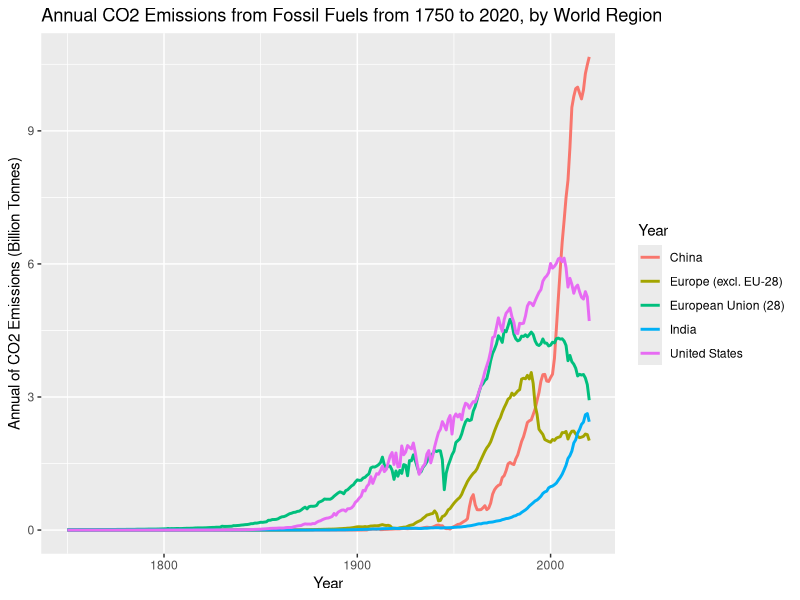
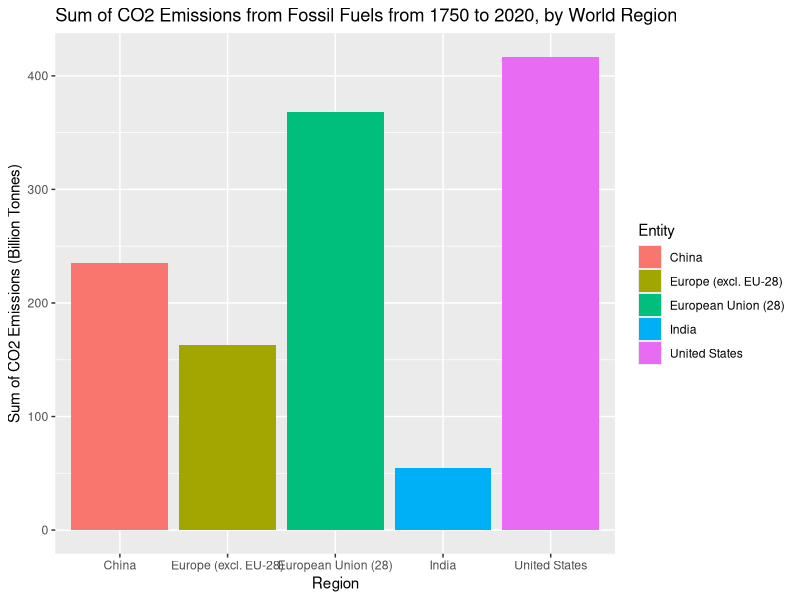
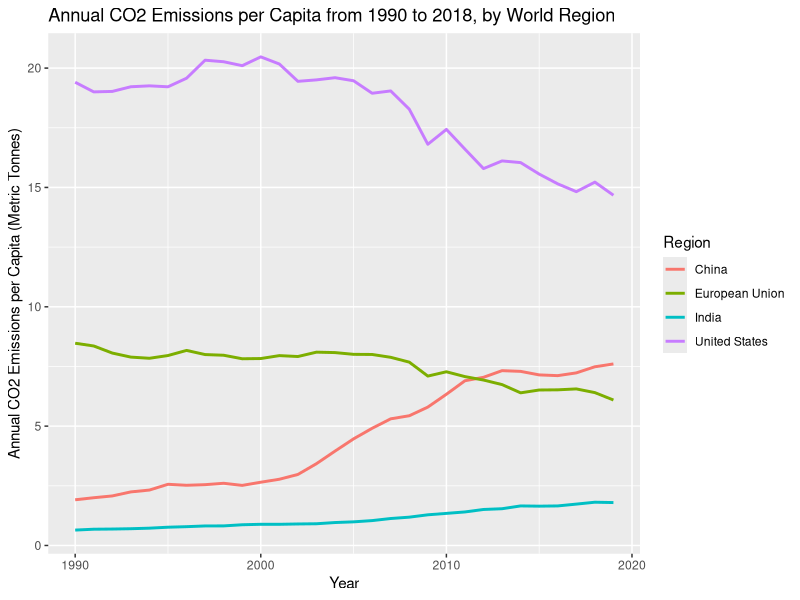
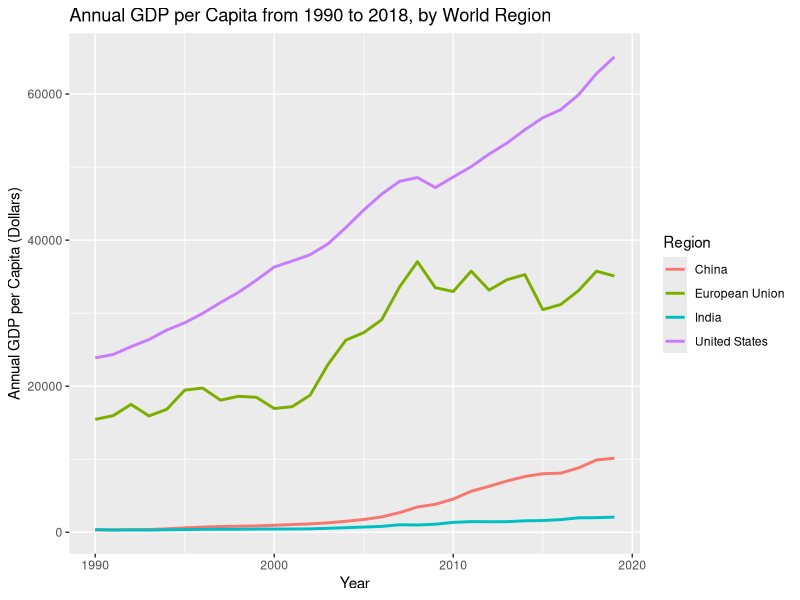
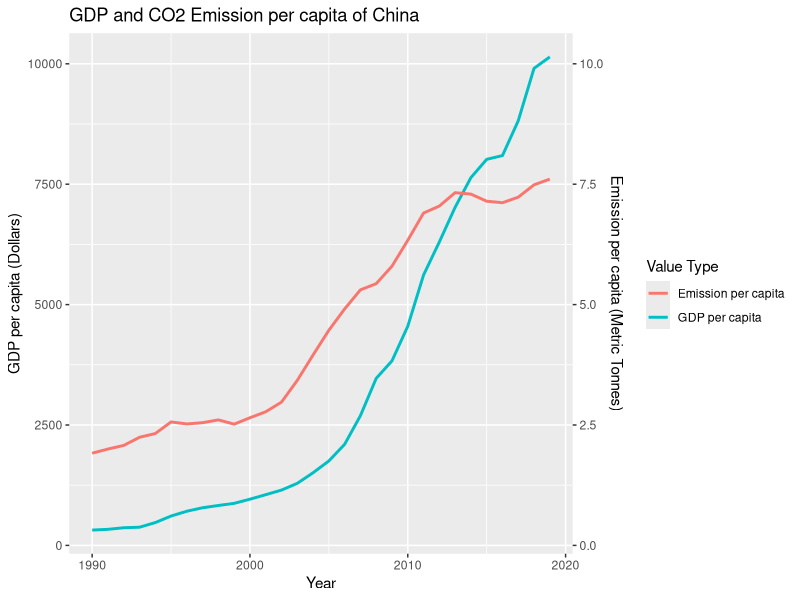

The R source for these figures, in order: (Note: this script raises an error after producing the figures.)
packages <- c("tidyverse", "reshape2", "fauxnaif", "gganimate", "ggthemes",
              "stringr", "gridExtra", "gifski", "png", "ggrepel")
lapply(packages, require, character.only = TRUE)

emission <- read.csv("annual-co-emissions-by-region.csv")
target <- c('China','Europe (excl. EU-28)','European Union (28)','India','United States' )
emission %>% 
  group_by(Entity,Year)%>%
  filter(all(Entity %in% target))%>%
  ggplot(aes(y=Annual.CO2.emissions..zero.filled./10^9,x=Year, color=Entity))+
  labs(x="Year", y = "Annual of CO2 Emissions (Billion Tonnes)", 
       color="Year",
       title="Annual CO2 Emissions from Fossil Fuels from 1750 to 2020, by World Region")+
  geom_line(size=1)

emission %>% 
  group_by(Entity)%>%
  filter(all(Entity %in% target))%>%
  summarize(sum_ems=sum(Annual.CO2.emissions..zero.filled.),na.rm=T)%>%
  ggplot(aes(y=sum_ems/10^9,x=Entity,fill=Entity))+
  labs(x="Region", y = "Sum of CO2 Emissions (Billion Tonnes)", 
       color="Year",
       title="Sum of CO2 Emissions from Fossil Fuels from 1750 to 2020, by World Region")+
  geom_bar(stat='identity')

per_capita_target <- c('China','European Union','India','United States' )

per_capita_emission <- read.csv("emission_per_capita.csv")
per_capita_GDP <- read.csv("GDP_per_capita.csv")

drop <- c('Indicator.Name','Country.Code','Indicator.Code')
ems_country_data <- per_capita_emission[,!(names(per_capita_emission) %in% drop)]
ems_country_data_melt <- melt(ems_country_data, id='Country.Name')
ems_country_data_melt <- select(ems_country_data_melt, c("Country.Name","variable","value"))
names(ems_country_data_melt)[names(ems_country_data_melt) == "variable"] <- "Year"
names(ems_country_data_melt)[names(ems_country_data_melt) == "value"] <- "Emission_per_Capita"
ems_country_data_melt$Year = substr(ems_country_data_melt$Year,2,5)
ems_country_data_melt$Year = strtoi(ems_country_data_melt$Year)

gdp_country_data <- per_capita_GDP[,!(names(per_capita_GDP) %in% drop)]
gdp_country_data_melt <- melt(gdp_country_data, id='Country.Name')
gdp_country_data_melt <- select(gdp_country_data_melt, c("Country.Name","variable","value"))
names(gdp_country_data_melt)[names(gdp_country_data_melt) == "variable"] <- "Year"
names(gdp_country_data_melt)[names(gdp_country_data_melt) == "value"] <- "GDP_per_Capita"
gdp_country_data_melt$Year = substr(gdp_country_data_melt$Year,2,5)
gdp_country_data_melt$Year = strtoi(gdp_country_data_melt$Year)


per_capita_all <- merge(x=gdp_country_data_melt,y=ems_country_data_melt,by=c("Year","Country.Name"))

per_capita_all %>% 
  group_by(Country.Name,Year)%>%filter(all(Country.Name %in% per_capita_target))->res

per_capita_all %>% 
  group_by(Country.Name,Year)%>%
  filter(all(Country.Name %in% per_capita_target))%>%
  drop_na()%>%
  ggplot(aes(x=Year))+
  geom_line(aes(y=Emission_per_Capita,color=Country.Name),size=1)+
  labs(x="Year", y = "Annual CO2 Emissions per Capita (Metric Tonnes)", 
       color="Region",
       title="Annual CO2 Emissions per Capita from 1990 to 2018, by World Region")

#GDP per capita
per_capita_all %>% 
  group_by(Country.Name,Year)%>%
  filter(all(Country.Name %in% per_capita_target))%>%
  drop_na()%>%
  ggplot(aes(x=Year))+
  geom_line(aes(y=GDP_per_Capita,color=Country.Name),size=1)+
  labs(x="Year", y = "Annual GDP per Capita (Dollars)", 
       color="Region",
       title="Annual GDP per Capita from 1990 to 2018, by World Region")

#Relationship between GDP and CO2 Emission
per_capita_all %>% 
  group_by(Country.Name,Year)%>%
  filter(all(Country.Name=="China"))%>%
  drop_na()%>%
  ggplot(aes(x=Year))+
  geom_line(aes(y=GDP_per_Capita,color="GDP per capita"),size=1)+
  geom_line(aes(y=Emission_per_Capita*1000,color="Emission per capita"),size=1)+scale_y_continuous(
    name = "GDP per capita (Dollars)",
    sec.axis = sec_axis(~ . / 1000,name="Emission per capita (Metric Tonnes)")
  ) + 
  labs(x="Year", y = "Annual GDP per Capita (Dollars)", 
       color="Value Type",
       title="GDP and CO2 Emission per capita of China")


#Relationship between GDP and CO2 Emission
sel_country<-c('China','Brazil','Iran','Vietnam',
               'Indonesia','Philippines','India','South Africa',
               'United States','United Kingdom','European Union',
               'Germany','France','Canada','Finland','Japan','Argentina')
per_capita_all %>%
  group_by(Country.Name,Year)%>%
  filter(all(Country.Name %in% sel_country))%>%
  drop_na()%>%
  ggplot(aes(y = GDP_per_Capita, x = Emission_per_Capita)) +
  labs(x="Emissions per capita", y = "Annual GDP per capita (Dollars)") +
  geom_point(size=2,color='red',alpha=0.5)-> p

p + transition_time(Year) +
  geom_text(aes(label = Country.Name),check_overlap = T, nudge_y = -1200)+
  labs(title = "Emissions and Annual GDP per capita of {frame_time}") +
  anim_save("Emissions-GDP.gif", dpi=1200)

 #Oil Price and Consumption
oil_data <- read.csv("world-crude-oil-price-vs-oil-consumption.csv")
world_oil <- subset(oil_data,oil_data$Entity=='World')
coeff <- 2*10^-2
world_oil %>%
  drop_na()%>%
  ggplot(aes(x=Year))+
  geom_vline(xintercept=1979, linetype = "longdash",)+
  annotate(geom="text", x=1983, y=0.5, label="Energy Crisis", size=3) +
  geom_vline(xintercept=2008, linetype = "longdash",)+
  annotate(geom="text", x=2003, y=0.5, label="Great Depression", size=3) +
  geom_vline(xintercept=2019, linetype = "longdash",)+
  annotate(geom="text", x=2014, y=0.5, label="COVID Pandemic", size=3) +
  geom_line(aes(y=Oil.Consumption...Barrels/10^6,color='Oil Consumption'))+
  geom_line(aes(y=Oil...Crude.prices.since.1861..2021...*coeff,color='Crude Oil Prices'))+
  scale_y_continuous(
    name = "Oil Consumption (Million Cubic Meter)",
    sec.axis = sec_axis(~ . / coeff,name="Oil Price ($)")
  ) + 
  labs(x="Year", 
       color="Value Type",
       title="World Crude Price and Consumption")

#Electricity generation
electricity_data <- read.csv("power_generation.csv")
ele_data_melt <- melt(electricity_data, id='Period')
names(ele_data_melt)[names(ele_data_melt) == "variable"] <- "Energy Source"
names(ele_data_melt)[names(ele_data_melt) == "value"] <- "Quantity"
ele_data_melt$Quantity <- as.integer(gsub(",", "", ele_data_melt$Quantity))

ele_data_melt %>%
  group_by(Period)%>%
  drop_na()%>%
  ggplot(aes(fill=`Energy Source`, y=Quantity/1000000.0, x=Period)) + 
  geom_bar(position="stack", stat="identity")+
  scale_x_continuous(
    breaks=c(2010,2012,2014,2016,2018,2020)
  ) + 
  labs(x="Year", 
       y="Billion Megawatthours",
       title="US Electricty Generation from 2010 to 2020 by Sources")

#Global Electricity generation
global_ele_data <- read.csv("electricity-prod-source.csv")
filter(global_ele_data,Entity == "World")->world_ele
world_ele<- select(world_ele,-c('Entity','Code'))
world_ele_melt <- melt(world_ele, id='Year')
names(world_ele_melt)[names(world_ele_melt) == "variable"] <- "Energy Source"
names(world_ele_melt)[names(world_ele_melt) == "value"] <- "Quantity"

global_ele_share_data <- read.csv("share-elec-by-source.csv")
filter(global_ele_share_data,Entity == "World")->world_ele_share
world_ele_share<- select(world_ele_share,-c('Entity','Code'))
world_ele_share_melt <- melt(world_ele_share, id='Year')
names(world_ele_share_melt)[names(world_ele_share_melt) == "variable"] <- "Energy Source"
names(world_ele_share_melt)[names(world_ele_share_melt) == "value"] <- "Percentage"

world_ele_melt %>%
  filter(Year>=1990)%>%
  group_by(Year)%>%
  drop_na()%>%
  ggplot(aes(fill=`Energy Source`, y=Quantity, x=Year)) + 
  geom_area(position="stack", stat="identity")+
  labs(x="Year", 
       y="Amount of Electrity (TWh)",
       title="World Electricty Generation from 1990 to 2021 by Sources")->ele_amount_plot

world_ele_share_melt %>%
  filter(Year>=1990)%>%
  group_by(Year)%>%
  drop_na()%>%
  ggplot(aes(color=`Energy Source`, y=Percentage, x=Year)) + 
  geom_line(stat="identity")+
  labs(x="Year", 
       y="Percentage of Electricity")->ele_share_plot

grid.arrange(ele_amount_plot, ele_share_plot, ncol=1)->res
ggsave("electricity.jpg",res, width = 20, height = 20,dpi=500, units = "cm")

regions<-c('Oceania','Africa', 'Asia', 'South America', 'North America','Europe')
pop_data <- read.csv("world-population-by-region-with-projections.csv")
filter(pop_data,Entity %in% regions)->pop_sel
pop_sel <- select(pop_sel,-c('Code'))
names(world_ele_share_melt)[names(world_ele_share_melt) == "Entity"] <- "Region"

pop_sel %>%
  filter(Year>=1900)%>%
  group_by(Year)%>%
  drop_na()%>%
  ggplot(aes(fill=Entity, y=Population/10^9, x=Year)) + 
  geom_area(position="stack", stat="identity")+
  labs(x="Year", 
       y="Population (Billion)",
       title="World Population Projection from 1900 to 2100 by United Nations")
